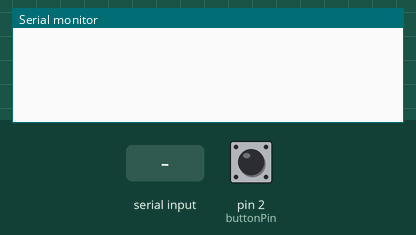
Bench run of a sketch on a simulated Arduino Uno, built with avr-gcc and run on an emulated ATmega328P. Shown: the last lines printed to the serial monitor. The test bench sets the inputs (shaded band); at power-on: pin 2 (buttonPin) LOW.

Above: at 1.2 s.
1.3 s: pin 2 (buttonPin) pulled HIGH for 0.15 s
At 1.9 s:
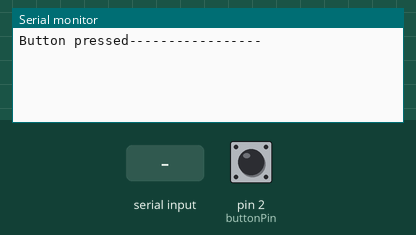
2.9 s: "1" received over Serial
At 5.1 s:
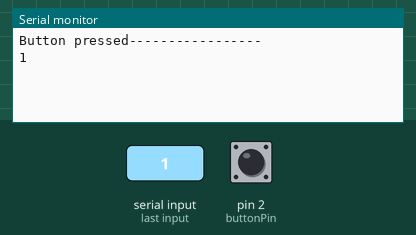

Measured:
- after the input at 1.3 s, the serial monitor: prints a new line at once (image 1)
- after the input at 2.9 s, the serial monitor: prints a new line after 1.0 s (image 2)

The sketch:

CodeArduinoA.ino
```cpp
//code for arduino "A"
//when the button connected to pin 2 is pressed this arduino sends a message to arduino "B" saying "Button pressed"
//then it receives a message back saying "Thank you"


int buttonState = 0;
int buttonPin = 2;
int buttonCheck;
char message2[9];
int checkState = 0;

#define pressedBefore 1
#define notPressedBefore 0
#define setState 1
#define notSet 0

void setup()
{
  Serial.begin(9600);
  pinMode(buttonPin, INPUT);
}

void loop()
{
  buttonState = digitalRead(buttonPin);
  if (buttonState == HIGH) {
    if(buttonCheck == notPressedBefore){
    Serial.write("Button pressed");
    buttonCheck = pressedBefore;
    Serial.println("-----------------");
    }
  }
  if (buttonState == LOW) {
    buttonCheck = notPressedBefore;
  }

  if (Serial.available() > 0 && checkState == notSet) {
    Serial.readBytes(message2,9);
    Serial.println(message2);
    checkState = setState;
    Serial.end();
  }
  delay(50);
}
```
